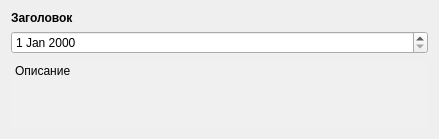
<?xml version="1.0" encoding="UTF-8"?>
<ui version="4.0">
 <class>FormDateWidget</class>
 <widget class="QWidget" name="FormDateWidget">
  <property name="geometry">
   <rect>
    <x>0</x>
    <y>0</y>
    <width>439</width>
    <height>139</height>
   </rect>
  </property>
  <property name="maximumSize">
   <size>
    <width>16777215</width>
    <height>16777215</height>
   </size>
  </property>
  <property name="windowTitle">
   <string>Form</string>
  </property>
  <layout class="QHBoxLayout" name="horizontalLayout">
   <item>
    <layout class="QVBoxLayout" name="verticalLayout">
     <item>
      <widget class="QLabel" name="title">
       <property name="minimumSize">
        <size>
         <width>0</width>
         <height>0</height>
        </size>
       </property>
       <property name="maximumSize">
        <size>
         <width>16777215</width>
         <height>16</height>
        </size>
       </property>
       <property name="styleSheet">
        <string notr="true">font-weight: bold;</string>
       </property>
       <property name="text">
        <string>&lt;html&gt;&lt;head/&gt;&lt;body&gt;&lt;p&gt;Заголовок&lt;/p&gt;&lt;/body&gt;&lt;/html&gt;</string>
       </property>
       <property name="textFormat">
        <enum>Qt::AutoText</enum>
       </property>
      </widget>
     </item>
     <item>
      <widget class="QDateEdit" name="dateedit">
       <property name="timeSpec">
        <enum>Qt::UTC</enum>
       </property>
      </widget>
     </item>
     <item>
      <widget class="QTextBrowser" name="textbrowser">
       <property name="styleSheet">
        <string notr="true">background-color: #f0f0f0;
border: none</string>
       </property>
       <property name="horizontalScrollBarPolicy">
        <enum>Qt::ScrollBarAlwaysOff</enum>
       </property>
       <property name="html">
        <string>&lt;!DOCTYPE HTML PUBLIC &quot;-//W3C//DTD HTML 4.0//EN&quot; &quot;http://www.w3.org/TR/REC-html40/strict.dtd&quot;&gt;
&lt;html&gt;&lt;head&gt;&lt;meta name=&quot;qrichtext&quot; content=&quot;1&quot; /&gt;&lt;meta charset=&quot;utf-8&quot; /&gt;&lt;style type=&quot;text/css&quot;&gt;
p, li { white-space: pre-wrap; }
hr { height: 1px; border-width: 0; }
li.unchecked::marker { content: &quot;\2610&quot;; }
li.checked::marker { content: &quot;\2612&quot;; }
&lt;/style&gt;&lt;/head&gt;&lt;body style=&quot; font-family:'Segoe UI'; font-size:9pt; font-weight:400; font-style:normal;&quot;&gt;
&lt;p style=&quot; margin-top:0px; margin-bottom:0px; margin-left:0px; margin-right:0px; -qt-block-indent:0; text-indent:0px;&quot;&gt;Описание&lt;/p&gt;&lt;/body&gt;&lt;/html&gt;</string>
       </property>
      </widget>
     </item>
    </layout>
   </item>
  </layout>
 </widget>
 <resources/>
 <connections/>
</ui>
